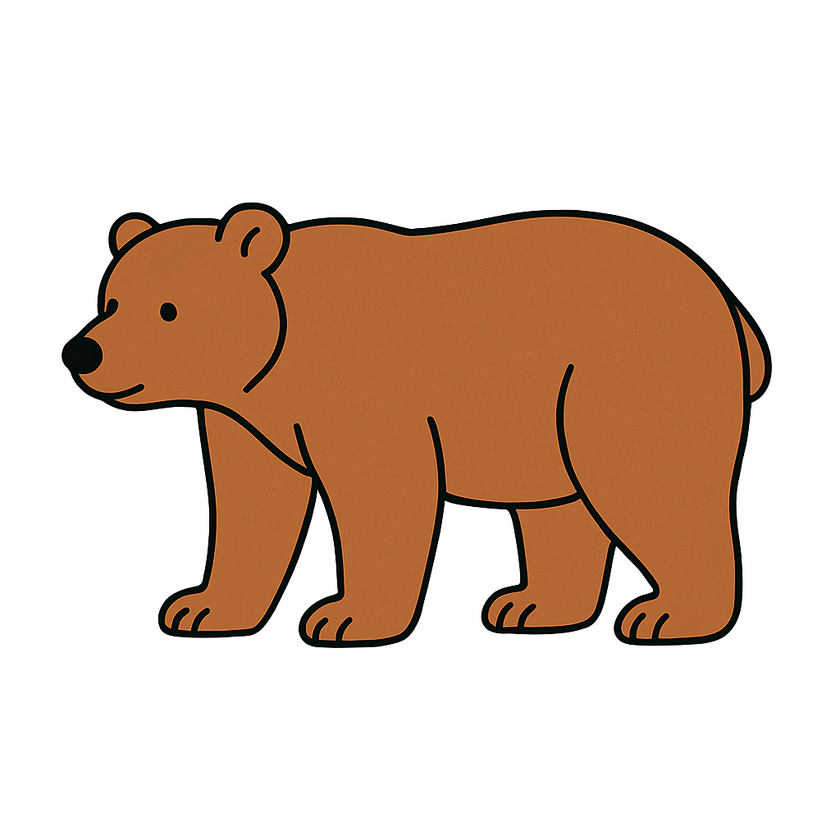
#> input picture images/animals/bear.png, 840 x 840 px, shrunk from 1024 x 1024 before the run; its folder holds only this picture in this run
$ python normalize_images.py
#> lines starting #> are read from the running program, lines starting #| are printed output that depends on the picture; after the words box and inside, x2 and y2 are one past the last pixel; in counts of white or black regions, pixels touching at a corner belong together
#> pass 2 of the loop in collect_paths, `for p in sorted(IMAGES.rglob('*.png')):`:
#> in normalize, img is the input picture: PIL image 840x840 RGB; mean R, G, B 222.7, 201.3, 185.8
#!/usr/bin/env python3
from __future__ import annotations
"""
Normalize image backgrounds to pure white.

Uses a flood fill from the four corners to identify background pixels (those
connected to the edges and within `tolerance` of white), then sets them to
pure white (#ffffff). Interior details — shadows, light washes, brush strokes
— are preserved because they are not reachable from the corners without
crossing illustration linework.

Usage:
  .venv/bin/python scripts/normalize_images.py                    # all images
  .venv/bin/python scripts/normalize_images.py -c fruits          # one category
  .venv/bin/python scripts/normalize_images.py -w apple watermelon
  .venv/bin/python scripts/normalize_images.py --tolerance 40     # looser threshold
  .venv/bin/python scripts/normalize_images.py --dry-run          # preview, no writes

Requires: Pillow, numpy  (both in requirements.txt)
"""

import argparse
import sys
from collections import deque
from pathlib import Path

import numpy as np
from PIL import Image

ROOT   = Path(__file__).parent.parent
IMAGES = ROOT / 'images'

WHITE = np.array([255, 255, 255], dtype=np.float32)


def flood_fill_background(arr: np.ndarray, tolerance: float) -> np.ndarray:
    """Return boolean mask of background pixels reachable from any corner."""
#> called with tolerance = 30
    h, w = arr.shape[:2]
#> h = 840; w = 840
    dist = np.sqrt(np.sum((arr.astype(np.float32) - WHITE) ** 2, axis=2))
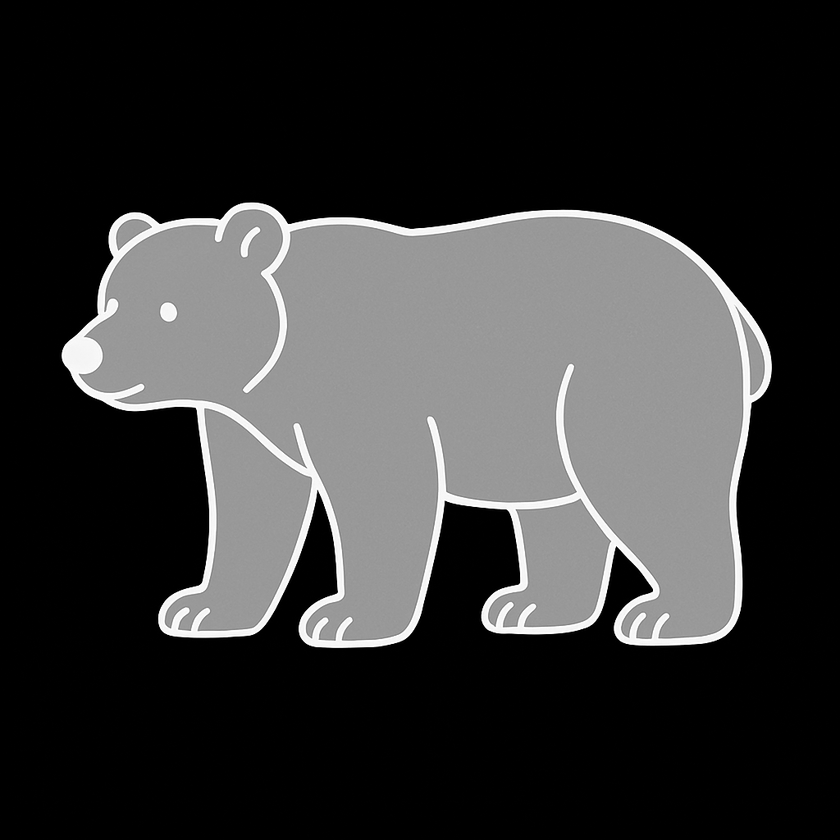
#> dist: shape (840, 840) float32; min 0, max 441.7, mean 94.5; drawn with min black and max white

    bg = np.zeros((h, w), dtype=bool)
    queue: deque = deque()

    for r, c in ((0, 0), (0, w - 1), (h - 1, 0), (h - 1, w - 1)):
        if dist[r, c] <= tolerance and not bg[r, c]:
            bg[r, c] = True
            queue.append((r, c))
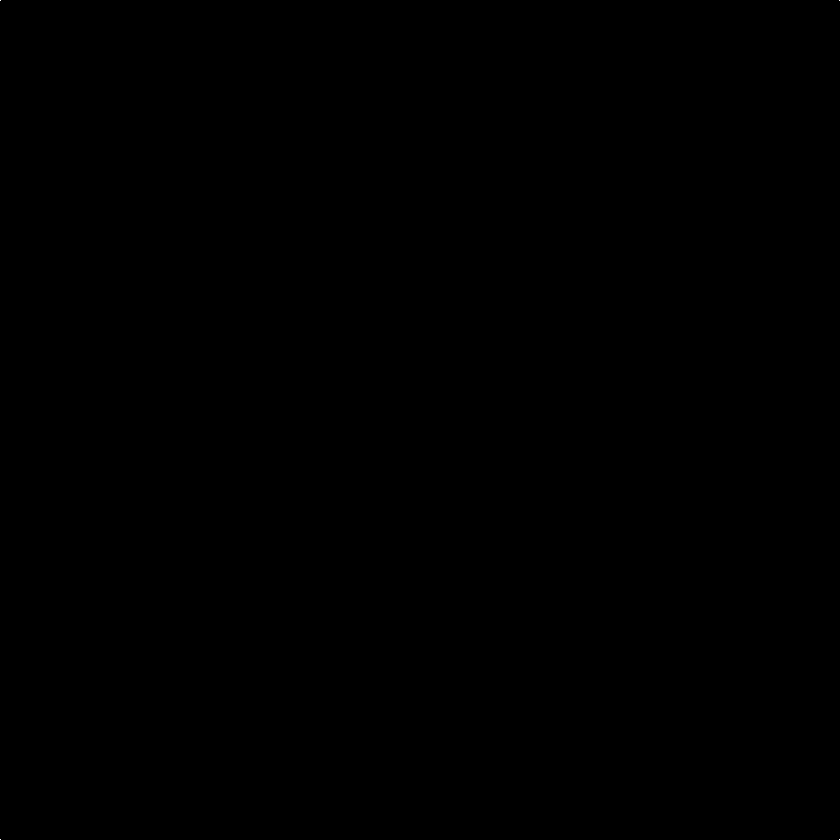
#> bg: shape (840, 840) bool; 0% white in thin lines or dots

    while queue:
        r, c = queue.popleft()
        for dr, dc in ((-1, 0), (1, 0), (0, -1), (0, 1)):
            nr, nc = r + dr, c + dc
            if 0 <= nr < h and 0 <= nc < w and not bg[nr, nc] and dist[nr, nc] <= tolerance:
                bg[nr, nc] = True
                queue.append((nr, nc))
#> this loop made 471788 passes
#> (r, c) on passes 1 to 3: (0, 0), (0, 839), (839, 0)
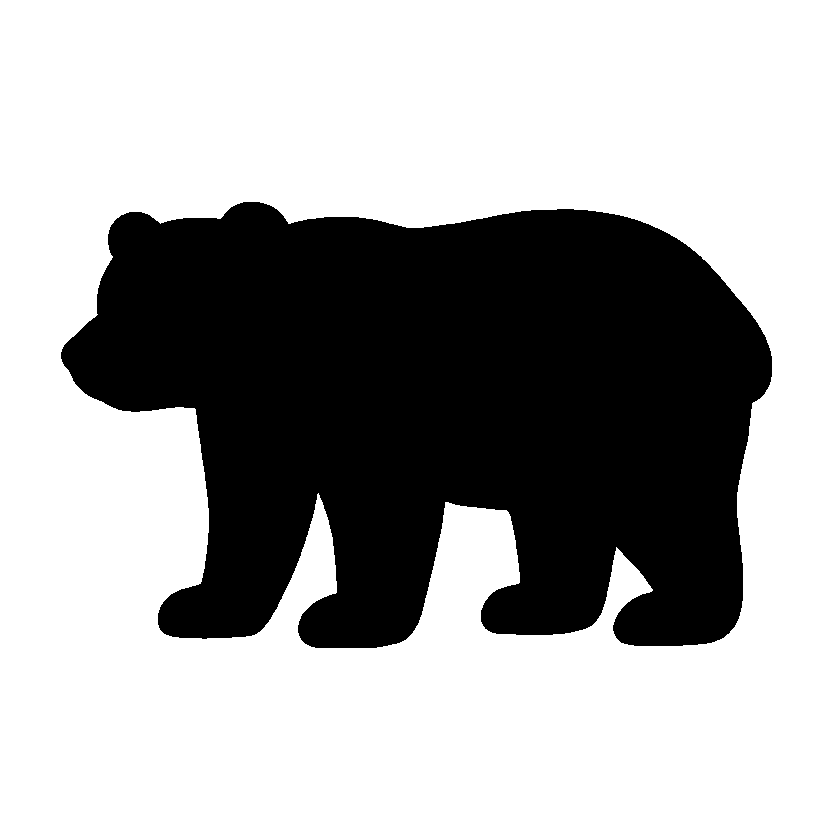
#> bg: shape (840, 840) bool; 66.9% white; 1 black region, box (x1, y1, x2, y2) and area: (61, 202, 772, 648) 233812

    return bg


def normalize(path: Path, tolerance: float, dry_run: bool) -> tuple[int, int]:
    """
    Normalize one image. Returns (pixels_changed, total_bg_pixels).
    Saves in-place unless dry_run is True.
    """
    img = Image.open(path).convert('RGB')
    arr = np.array(img)

    bg = flood_fill_background(arr, tolerance)
    total_bg = int(bg.sum())
#> total_bg = 471788

    non_white_bg = bg & np.any(arr != 255, axis=2)
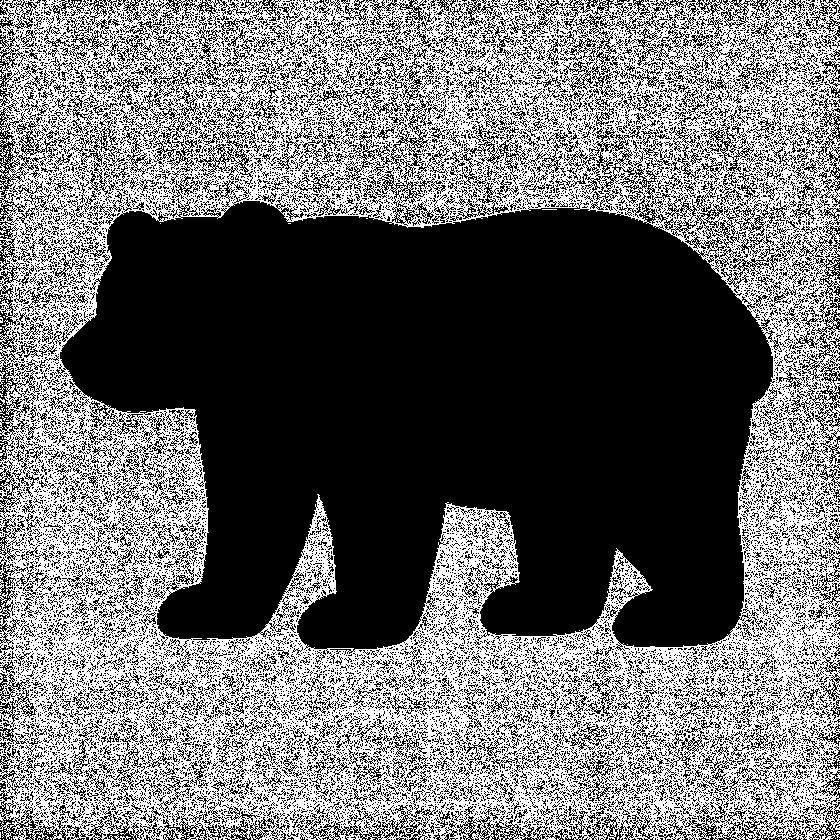
#> non_white_bg: shape (840, 840) bool; 44% white in thin lines or dots
    changed = int(non_white_bg.sum())
#> changed = 310286

    if changed > 0 and not dry_run:
        arr[bg] = 255
        Image.fromarray(arr).save(path)

    return changed, total_bg


def collect_paths(category: str | None, words: list[str] | None) -> list[Path]:
    paths = []
    for p in sorted(IMAGES.rglob('*.png')):
        if category and p.parent.name != category:
            continue
        if words and p.stem not in [w.lower().replace(' ', '_') for w in words]:
            continue
        paths.append(p)
    return paths


def main() -> None:
    parser = argparse.ArgumentParser(description=__doc__, formatter_class=argparse.RawDescriptionHelpFormatter)
    parser.add_argument('-c', '--category', help='Only process images in this category folder')
    parser.add_argument('-w', '--word', nargs='+', help='Only process these words (matches filename stem)')
    parser.add_argument('-t', '--tolerance', type=float, default=30,
                        help='Max distance from white to treat as background (default: 30)')
    parser.add_argument('--dry-run', action='store_true', help='Report changes without writing files')
    args = parser.parse_args()

    paths = collect_paths(args.category, args.word)
    if not paths:
        print('No images found matching the given filters.', file=sys.stderr)
        sys.exit(1)

    total_changed = 0
    total_skipped = 0
    total_failed  = 0

    for path in paths:
        rel = path.relative_to(ROOT)
        try:
            changed, bg_pixels = normalize(path, args.tolerance, args.dry_run)
#> changed = 310286; bg_pixels = 471788
            if changed:
                tag = '(dry run) ' if args.dry_run else ''
                print(f'  {tag}fixed  {rel}  — {changed:,} px normalised')
#|   fixed  images/animals/bear.png  — 310,286 px normalised
                total_changed += 1
            else:
                total_skipped += 1
        except Exception as e:
            print(f'  ERROR  {rel}  — {e}', file=sys.stderr)
            total_failed += 1
#> pass 2 of the loop in main, `for path in paths:`:
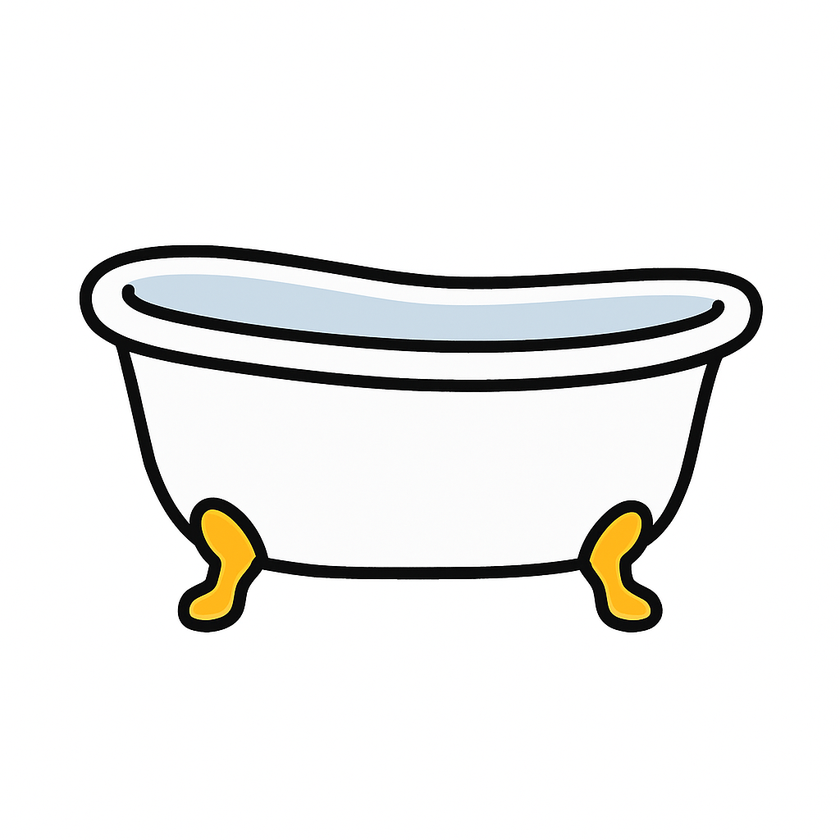
#> input picture images/bathroom/bathtub.png, 840 x 840 px, shrunk from 1024 x 1024 before the run
#> in normalize, img is the input picture: PIL image 840x840 RGB; mean R, G, B 238.2, 238.2, 237
#> the loop in flood_fill_background (call 2), `while queue:` made 519552 passes
#> after the loop in flood_fill_background (call 2), `while queue:`:
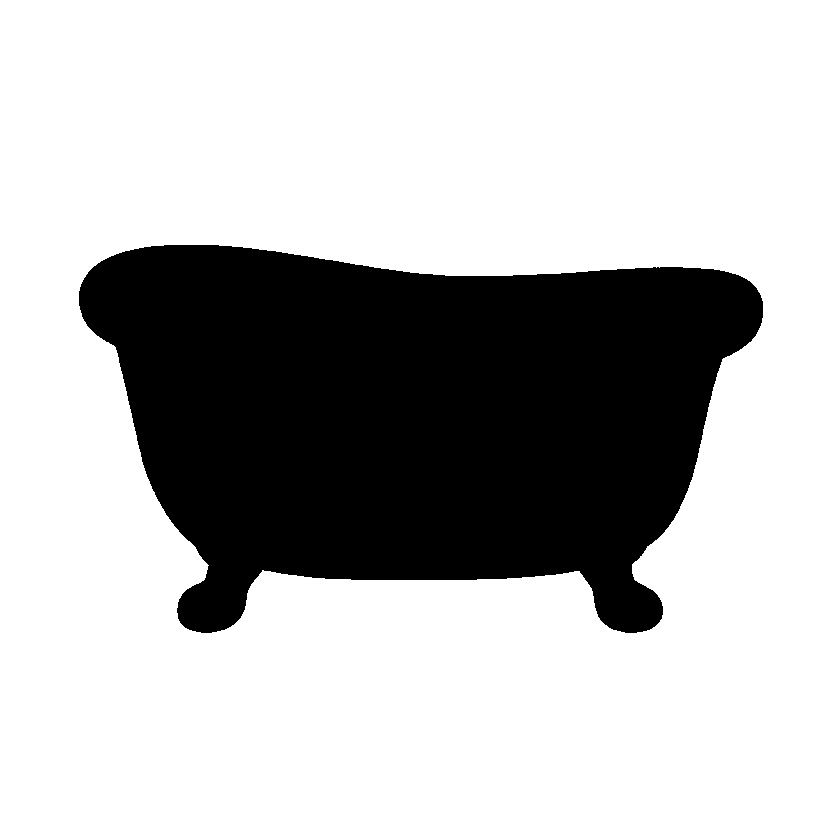
#> bg: shape (840, 840) bool; 73.6% white; 1 black region, box (x1, y1, x2, y2) and area: (79, 245, 763, 633) 186048
#> total_bg = 519552
#> in normalize (call 2), `non_white_bg = bg & np.any(arr != 255, axis=2)`:
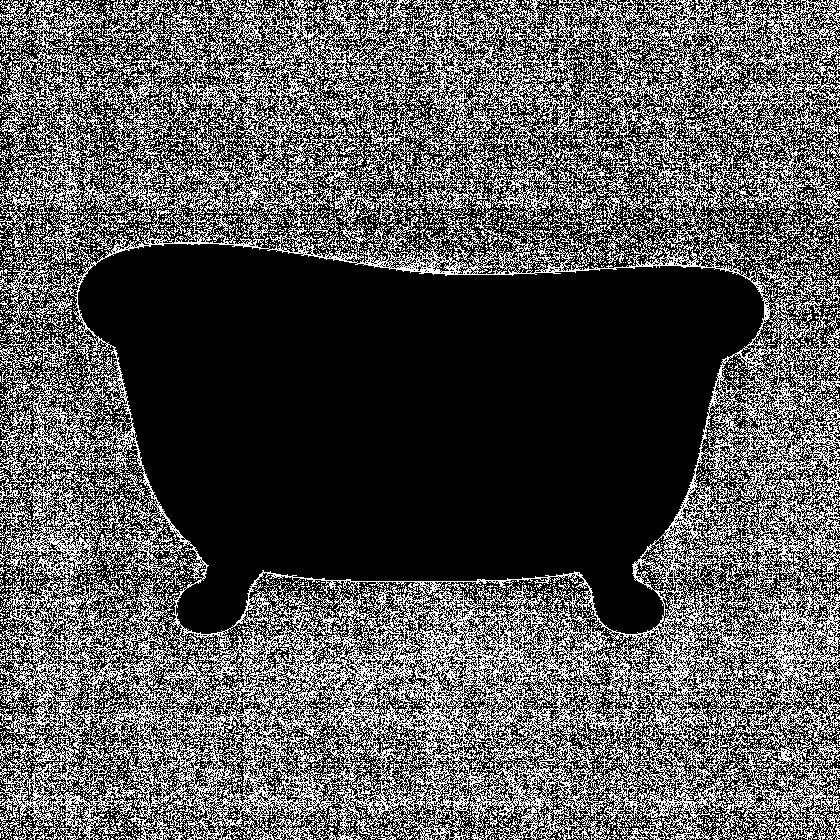
#> non_white_bg: shape (840, 840) bool; 33.4% white in thin lines or dots
#> in normalize (call 2), `changed = int(non_white_bg.sum())`: changed = 235582
#> in main, `changed, bg_pixels = normalize(path, args.tolerance, args.dry_run)`: bg_pixels = 519552
#|   fixed  images/bathroom/bathtub.png  — 235,582 px normalised

    action = 'Would fix' if args.dry_run else 'Fixed'
    print(f'\n{action}: {total_changed}  Already clean: {total_skipped}  Failed: {total_failed}')


if __name__ == '__main__':
    main()
